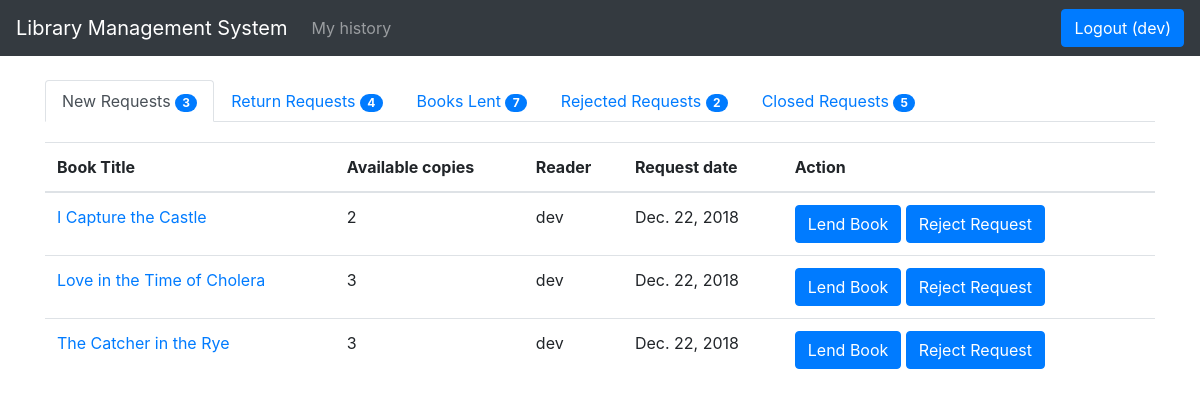
The page /library/books/manage_requests (signed in) on the database as committed earlier.
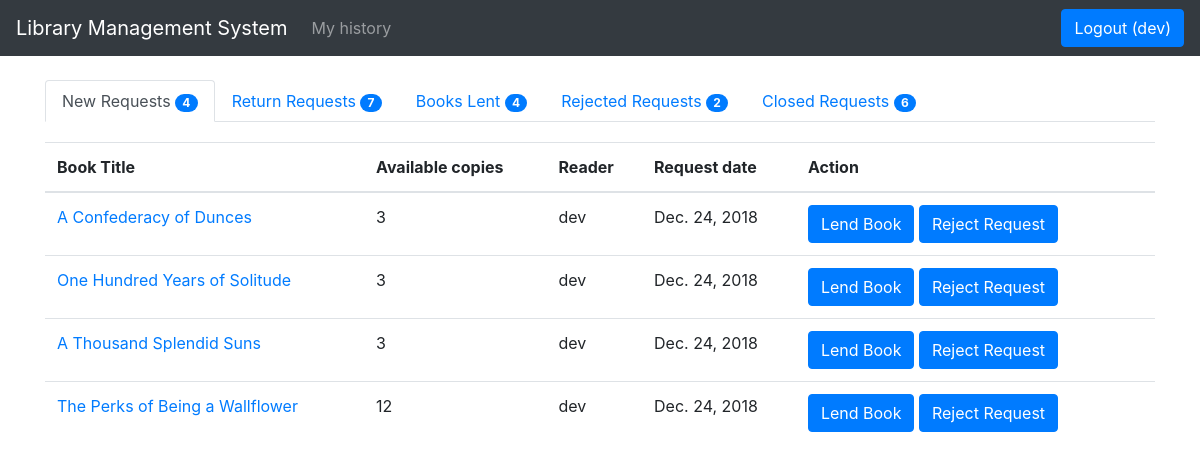
The same page on the database as committed later.
### library/models.py (models this page shows, shortened)
class BookLendDetail(models.Model):
    book_status = (('p', 'pending'), ('l', 'lent'), ('r', 'returned'), ('c', 'closed'), ('n', 'rejected'))
    book = models.ForeignKey(Book, on_delete=models.SET_NULL, null=True)
    reader = models.ForeignKey(User, on_delete=models.SET_NULL, null=True, blank=True)
    request_date = models.DateField(null=True, blank=True)
    lent_date = models.DateField(null=True, blank=True)
    return_date = models.DateField(null=True, blank=True)
    close_date = models.DateField(null=True, blank=True)
    charge = models.IntegerField()
    status = models.CharField(max_length=1, choices = book_status, blank = True, default = 'p')

class Book(models.Model):
    numeric = RegexValidator(r'^[0-9]*$', 'Only  numeric characters are allowed.')
    book_status = (('a', 'available'), ('l', 'lent'))
    title = models.CharField(max_length=250)
    isbn = models.CharField('ISBN', max_length=13, help_text='13 Character ISBN number', validators=[numeric])
    description = models.TextField(max_length=500)
    price = models.IntegerField()
    total_quantity = models.IntegerField()
    quantity = models.IntegerField(default=1)
    status = models.CharField(max_length=1, choices = book_status, blank = True, default = 'a')
    author = models.ManyToManyField(Author)
    category = models.ManyToManyField(Category)
    def get_absolute_url(self):
        return reverse('book_detail', args=[str(self.id)])
    def display_category(self):
        return ', '.join(category.name for category in self.category.all()[:3])
    display_category.short_description = "Category"
    def display_author(self):
        return ', '.join(author.firstname for author in self.author.all()[:3])
    display_author.short_description = "Author"

### library/views.py (the view)
# urls.py: path('books/manage_requests', views.manage_requests, name='manage_requests'),
@login_required
def manage_requests(request):
    lend_request_data = BookLendDetail.objects.filter(status = 'p').order_by("-request_date")
    context = manage_requests_count()
    paginator = Paginator(lend_request_data, 10)
    page = request.GET.get('page')
    try:
        lend_request_data = paginator.page(page)
    except PageNotAnInteger:
        lend_request_data = paginator.page(1)
    except EmptyPage:
        lend_request_data = paginator.page(paginator.num_pages)
    return render(request, 'manage_requests.html', {'lend_request' : lend_request_data, 'context': context})

### library/views.py (called while the page is built)
def manage_requests_count():
    p = BookLendDetail.objects.filter(status = 'p').order_by("-request_date")
    r = BookLendDetail.objects.filter(status = 'r').order_by("-return_date")
    l = BookLendDetail.objects.filter(status = 'l').order_by("-lent_date")
    c = BookLendDetail.objects.filter(status = 'c').order_by("-close_date")
    n = BookLendDetail.objects.filter(status = 'n').order_by("-close_date")
    context = {
        'p' : p.count,
        'r' : r.count,
        'l' : l.count,
        'c' : c.count,
        'n' : n.count
    }
    return context

### library/templates/manage_requests.html (shortened to what this page needs)
{% extends "base.html" %} {% block content %}
<ul class="nav nav-tabs">
  <li class="nav-item">
    <a class="nav-link active" href="{% url 'manage_requests' %}">New Requests <span id="lcount" class="badge badge-primary badge-pill">{{ context.p  }}</span></a>
  </li>
  <li class="nav-item">
    <a class="nav-link" href="{% url 'manage_requests_return' %}">Return Requests <span id="rcount" class="badge badge-primary badge-pill">{{ context.r }}</span></a>
  </li>
  <li class="nav-item">
    <a class="nav-link" href="{% url 'manage_requests_lent' %}">Books Lent <span id="" class="badge badge-primary badge-pill">{{ context.l }}</span></a>
  </li>
  <li class="nav-item">
    <a class="nav-link" href="{% url 'manage_requests_rejected' %}">Rejected Requests <span id="" class="badge badge-primary badge-pill">{{ context.n }}</span></a>
  </li>
  <li class="nav-item">
      <a class="nav-link" href="{% url 'manage_requests_close' %}">Closed Requests <span id="" class="badge badge-primary badge-pill">{{ context.c }}</span></a>
  </li>
</ul>
<table class="table req-table">
  <thead>
    {% if context.p > 0 %}
    <tr class="t_body1">
      <th scope="col">Book Title</th>
      <th scope="col">Available copies</th>
      <th scope="col">Reader</th>
      <th scope="col">Request date</th>
      <th scope="col">Action</th>
      <th></th>
    </tr>
    {% endif %}
  </thead>
  <tbody class="t_body1">
    {% for req in lend_request %}
    <tr id="{{ req.id }}">
      <td>
        <a href="{{ req.book.get_absolute_url  }}">{{ req.book.title }}</a>
      </td>
      <td>{{ req.book.quantity }}</td>
      <td>{{ req.reader.username }}</td>
      <td>{{ req.request_date }}</td>
      <td>
        {% if req.book.quantity > 0 %}
        <button type="button" name="" class="btn btn-primary" value="{{req.id}}" onclick="lend_book(this);">Lend Book</button>
        {% endif %}
        <button type="button" name="" class="btn btn-primary" value="{{req.id}}" onclick="reject_request(this);">Reject Request</button>
      </td>
      <td></td>
    </tr>
    {% endfor %}
  </tbody>
</table>
{% endblock %}

### library/templates/base.html (shortened to what this page needs)
<!DOCTYPE html> {% load staticfiles %}
<html lang="en">
<head>
  <link rel="stylesheet" href="https://stackpath.bootstrapcdn.com/bootstrap/4.1.3/css/bootstrap.min.css"
>
  <link rel="stylesheet" href="{% static 'css/styles.css' %}">
</head>
<body>
  <header>
    {% block header %}
    <nav class="navbar navbar-expand-lg navbar-dark bg-dark fixed-top">
      <a class="navbar-brand" href="{% url 'index' %}">Library Management System</a>
      <div class="collapse navbar-collapse" id="navbarsExampleDefault">
        <ul class="navbar-nav mr-auto">
          {% if user.is_authenticated %} {% if user.groups.all.0.name == 'Readers' %}
          <li class="nav-item">
            <a class="nav-link" href="{% url 'request_history' %}">My history</a>
          </li>
          {% endif %} {% endif %}
        </ul>
        <form class="form-inline my-2 my-lg-0">
          {% if user.is_authenticated %}
          <a class="btn btn-primary" href="{% url 'logout' %}">Logout ({{ user.get_username }})</a>
          {% else %}
          <a class="btn btn-primary" href="{% url 'login' %}">Login</a>
          {% endif %}
        </form>
      </div>
    </nav>
    {% endblock %}
  </header>
  <main role="main" class="container">
    {% block content %} {% endblock %}
  </main>
</body>
</html>

### library/static/css/styles.css (style rules this page uses)
html { position: relative; min-height: 100%; }
body>.container { padding: 80px 15px 0; }
.req-table { margin-top: 20px; }

Rows that differ between the two databases and show on the page:
removed BookLendDetail: book "I Capture the Castle", book.quantity "2", reader.username "dev", request_date "Dec. 22, 2018", {{ req.id }} 105 (drawn)
removed BookLendDetail: book "Love in the Time of Cholera", book.quantity "3", reader.username "dev", request_date "Dec. 22, 2018", {{ req.id }} 109 (drawn)
removed BookLendDetail: book "The Catcher in the Rye", book.quantity "3", reader.username "dev", request_date "Dec. 22, 2018", {{ req.id }} 111 (drawn)
added BookLendDetail: book "A Confederacy of Dunces", book.quantity "3", reader.username "dev", request_date "Dec. 24, 2018", {{ req.id }} 121 (drawn)
added BookLendDetail: book "One Hundred Years of Solitude", book.quantity "3", reader.username "dev", request_date "Dec. 24, 2018", {{ req.id }} 124 (drawn)
added BookLendDetail: book "A Thousand Splendid Suns", book.quantity "3", reader.username "dev", request_date "Dec. 24, 2018", {{ req.id }} 125 (drawn)
added BookLendDetail: book "The Perks of Being a Wallflower", book.quantity "12", reader.username "dev", request_date "Dec. 24, 2018", {{ req.id }} 126 (drawn)
Other text that changed with them:
{{ context.p }}: "3" → "4"
{{ context.r }}: "4" → "7"
{{ context.l }}: "7" → "4"
{{ context.c }}: "5" → "6"
